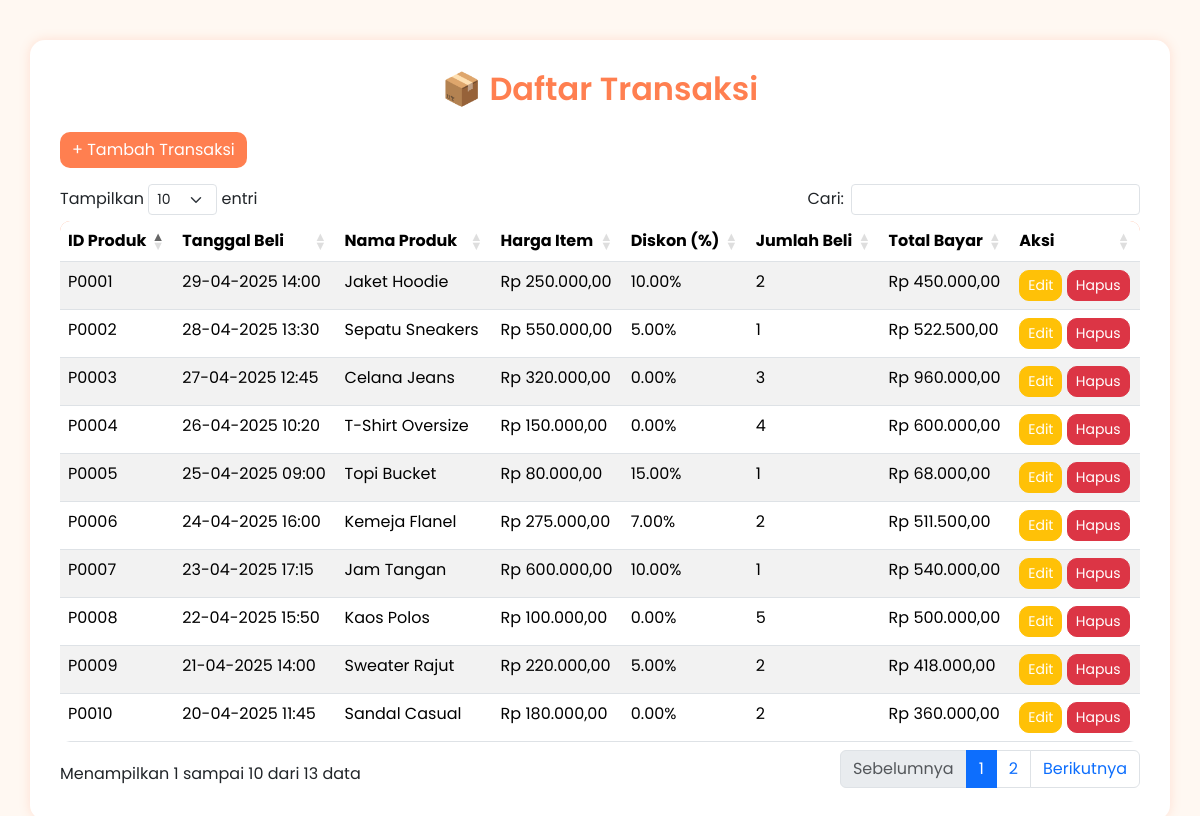
Page /produk/index.php on the committed database.
### tables this page shows
CREATE TABLE `crud_047` (
  `id_produk` varchar(5) NOT NULL,
  `tgl_beli` datetime NOT NULL,
  `nama_produk` varchar(50) NOT NULL,
  `harga_item` decimal(12,2) NOT NULL,
  `diskon` decimal(5,2) DEFAULT 0.00,
  `jumlah_beli` int(11) NOT NULL
);

### produk/index.php (the view, shortened to what this page needs)
<?php include '../koneksi.php'; ?>
<!DOCTYPE html>
<html lang="id">
<head>
  <link href="https://cdn.jsdelivr.net/npm/bootstrap@5.3.2/dist/css/bootstrap.min.css" rel="stylesheet">
  <link href="https://cdn.datatables.net/1.13.6/css/dataTables.bootstrap5.min.css" rel="stylesheet">
</head>
<body>
<div class="container">
  <h2 class="mb-4 text-center">📦 Daftar Transaksi</h2>
  <a href="add.php" class="btn btn-success mb-3">+ Tambah Transaksi</a>
  <div class="table-responsive">
    <table class="table table-striped table-hover" id="produkTable">
      <thead>
        <tr>
          <th>ID Produk</th>
          <th>Tanggal Beli</th>
          <th>Nama Produk</th>
          <th>Harga Item</th>
          <th>Diskon (%)</th>
          <th>Jumlah Beli</th>
          <th>Total Bayar</th>
          <th>Aksi</th>
        </tr>
      </thead>
      <tbody>
        <?php
        $query = mysqli_query($conn, "SELECT * FROM crud_047");
        while ($row = mysqli_fetch_assoc($query)) :
          $total = ($row['harga_item'] * $row['jumlah_beli']) * (1 - ($row['diskon'] / 100));
        ?>
        <tr>
          <td><?= $row['id_produk'] ?></td>
          <td><?= date('d-m-Y H:i', strtotime($row['tgl_beli'])) ?></td>
          <td><?= $row['nama_produk'] ?></td>
          <td>Rp <?= number_format($row['harga_item'], 2, ',', '.') ?></td>
          <td><?= $row['diskon'] ?>%</td>
          <td><?= $row['jumlah_beli'] ?></td>
          <td>Rp <?= number_format($total, 2, ',', '.') ?></td>
          <td>
            <a href="edit.php?id=<?= $row['id_produk'] ?>" class="btn btn-warning btn-sm">Edit</a>
            <button class="btn btn-danger btn-sm" onclick="hapusData('<?= $row['id_produk'] ?>')">Hapus</button>
          </td>
        </tr>
        <?php endwhile; ?>
      </tbody>
    </table>
  </div>
</div>
</body>
</html>

### produk/index.php (style rules this page uses)
body { font-family: 'Poppins', sans-serif; background-color: #fff8f2; }
h2 { color: #ff7f50; font-weight: 600; }
.table thead { background-color: #ffa07a; color: white; text-align: center; }
.btn-success { background-color: #ff7f50; border: none; }
.btn-warning { background-color: #ffc107; color: white; }
.btn-danger { background-color: #dc3545; color: white; }
.container { border-radius: 15px; padding: 30px; background: #ffffff; box-shadow: 0px 0px 12px rgba(255, 127, 80, 0.2); margin-top: 40px; }
.btn { border-radius: 10px; }
table { border-radius: 10px; overflow: hidden; }

### rows in the picture
crud_047: id_produk "P0001", tgl_beli "29-04-2025 14:00", nama_produk "Jaket Hoodie", harga_item "250.000,00", diskon "10.00", jumlah_beli "2", total "450.000,00"
crud_047: id_produk "P0002", tgl_beli "28-04-2025 13:30", nama_produk "Sepatu Sneakers", harga_item "550.000,00", diskon "5.00", jumlah_beli "1", total "522.500,00"
crud_047: id_produk "P0003", tgl_beli "27-04-2025 12:45", nama_produk "Celana Jeans", harga_item "320.000,00", diskon "0.00", jumlah_beli "3", total "960.000,00"
crud_047: id_produk "P0004", tgl_beli "26-04-2025 10:20", nama_produk "T-Shirt Oversize", harga_item "150.000,00", diskon "0.00", jumlah_beli "4", total "600.000,00"
crud_047: id_produk "P0005", tgl_beli "25-04-2025 09:00", nama_produk "Topi Bucket", harga_item "80.000,00", diskon "15.00", jumlah_beli "1", total "68.000,00"
crud_047: id_produk "P0006", tgl_beli "24-04-2025 16:00", nama_produk "Kemeja Flanel", harga_item "275.000,00", diskon "7.00", jumlah_beli "2", total "511.500,00"
crud_047: id_produk "P0007", tgl_beli "23-04-2025 17:15", nama_produk "Jam Tangan", harga_item "600.000,00", diskon "10.00", jumlah_beli "1", total "540.000,00"
crud_047: id_produk "P0008", tgl_beli "22-04-2025 15:50", nama_produk "Kaos Polos", harga_item "100.000,00", diskon "0.00", jumlah_beli "5", total "500.000,00"
crud_047: id_produk "P0009", tgl_beli "21-04-2025 14:00", nama_produk "Sweater Rajut", harga_item "220.000,00", diskon "5.00", jumlah_beli "2", total "418.000,00"
crud_047: id_produk "P0010", tgl_beli "20-04-2025 11:45", nama_produk "Sandal Casual", harga_item "180.000,00", diskon "0.00", jumlah_beli "2", total "360.000,00"
